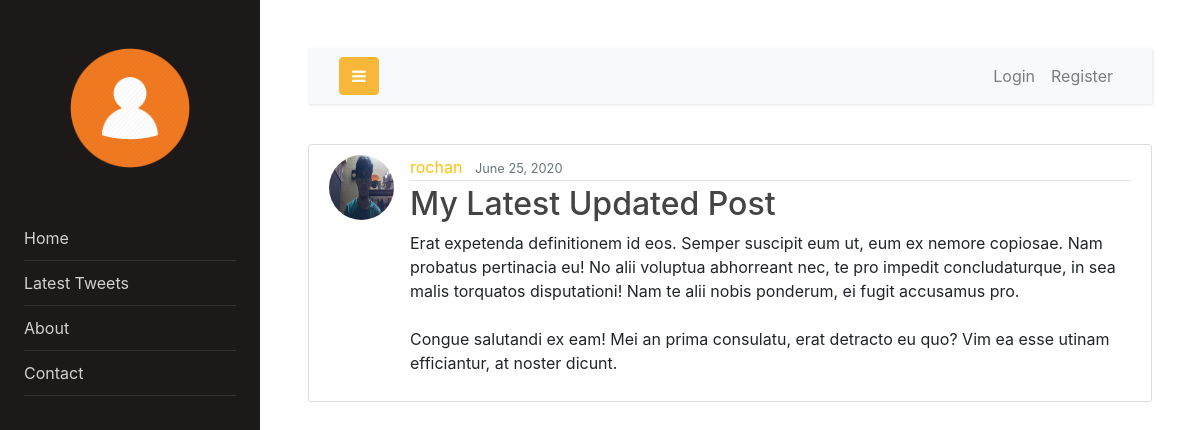
The page /post/29/ on the database its author committed.
### tweet/models.py (models this page shows, shortened)
class Post(models.Model):
    title = models.CharField(max_length=100)
    content = models.TextField()
    date_posted = models.DateTimeField(default=timezone.now)
    author = models.ForeignKey(User, on_delete=models.CASCADE)

### users/models.py (models this page shows, shortened)
class Profile(models.Model):
    user = models.OneToOneField(User, on_delete=models.CASCADE)
    image = models.ImageField(default='default.jpg', upload_to='profile_pics')

### tweet/views.py (the view)
# urls.py: path('post/<int:pk>/', PostDetailView.as_view(), name='tweet-detail'),
class PostDetailView(DetailView):
    model = Post

### tweet/templates/tweet/post_detail.html (shortened to what this page needs)
{% extends "tweet/base.html" %}
{% block content %}
    <article class="media content-section">
        <img class="rounded-circle article-img" src="{{ object.author.profile.image.url }}"></img>
      <div class="media-body">
        <div class="article-metadata">
          <a  class="mr-2 link-color" href="{% url 'user-tweets' object.author.username %}">{{ object.author }}</a>
          <small class="text-muted">{{ object.date_posted |date:"F d, Y" }}</small>
        </div>
        <h2 class="article-title">{{ object.title }}</h2>
        <p class="article-content">{{ object.content }}</p>
      </div>
    </article>
{% endblock content %}

### tweet/static/tweet/main.css (style rules this page uses)
body { background: #fafafa; color: #333333; margin-top: 5rem; }
h1, h2, h3, h4, h5, h6 { color: #444444; }
.content-section { background: #ffffff; padding: 10px 20px; border: 1px solid #dddddd; border-radius: 3px; margin-bottom: 20px; }
.article-title { color: #444444; }
.link-color { color: #ffc107; }
.article-content { white-space: pre-line; }
.article-img { height: 65px; width: 65px; margin-right: 16px; }
.article-metadata { padding-bottom: 1px; margin-bottom: 4px; border-bottom: 1px solid #e3e3e3 }

### rows shown on the page
Post: author.profile.image (picture), author "rochan", date_posted "June 25, 2020", title "My Latest Updated Post", content "Erat expetenda definitionem id eos. Semper suscipit eum ut, eum ex nemore copiosae. Nam probatus pertinacia eu! No alii voluptua abhorreant nec, te pro impedit concludaturque, in sea malis torquatos disputationi! Nam te alii nobis ponderum, ei fugit accusamus pro. Congue salutandi ex eam! Mei an prima consulatu, erat detracto eu quo? Vim ea esse utinam efficiantur, at noster dicunt."
